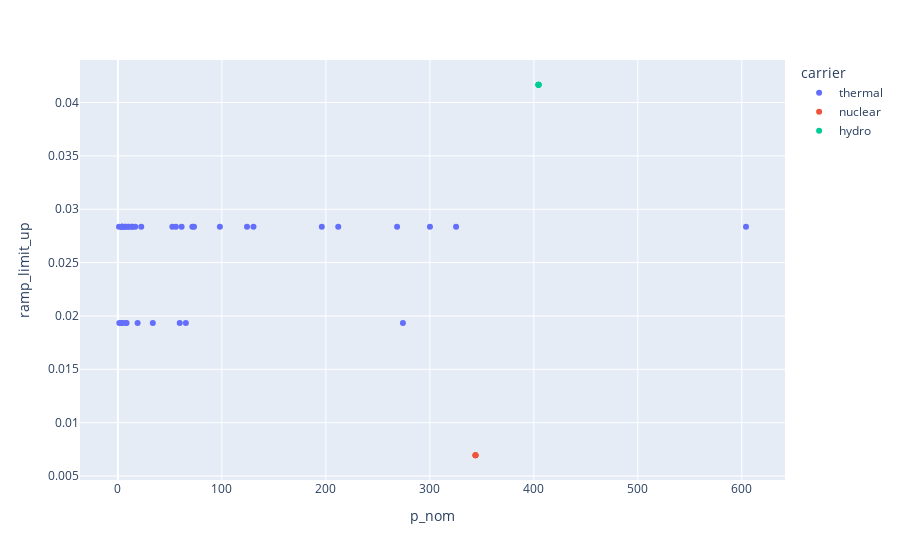

The notebook cell saved with this chart:
### Code cell
dispatcher.plot_ramps()

### Figure 1 — Plotly figure (JSON) as saved in the notebook; plotly's stock layout.template omitted (floating-point values rounded to 4 significant figures)
{"data": [{"customdata": [["gen_5_1"], ["gen_9_3"], ["gen_14_5"], ["gen_18_7"], ["gen_23_8"], ["gen_30_12"], ["gen_31_13"], ["gen_33_14"], ["gen_35_15"], ["gen_41_17"], ["gen_45_18"], ["gen_54_21"], ["gen_55_22"], ["gen_60_24"], ["gen_65_27"], ["gen_68_28"], ["gen_69_29"], ["gen_71_30"], ["gen_72_31"], ["gen_73_32"], ["gen_75_33"], ["gen_76_34"], ["gen_79_35"], ["gen_81_36"], ["gen_84_37"], ["gen_86_38"], ["gen_89_40"], ["gen_90_41"], ["gen_91_42"], ["gen_98_43"], ["gen_102_45"], ["gen_103_46"], ["gen_104_47"], ["gen_109_49"], ["gen_110_50"], ["gen_112_52"], ["gen_115_53"]], "hoverlabel": {"namelength": 0}, "hovertemplate": "carrier=thermal<br>p_nom=%{x}<br>ramp_limit_up=%{y}<br>name=%{customdata[0]}", "legendgroup": "thermal", "marker": {"color": "#636efa", "symbol": "circle"}, "mode": "markers", "name": "thermal", "showlegend": true, "type": "scatter", "x": [3.7, 274.1, 59.5, 65.4, 4.1, 33.6, 19, 8.4, 7.5, 1.4, 4, 52.4, 71.6, 124.2, 604, 300.1, 13.4, 4.6, 7.6, 16.7, 9.7, 14.1, 211.9, 98.1, 1.1, 325.2, 10.7, 4, 268.5, 196.1, 6.6, 73.2, 22.5, 4, 130.4, 61.3, 55.8], "xaxis": "x", "y": [0.01934, 0.01934, 0.01934, 0.01934, 0.01934, 0.01934, 0.01934, 0.01934, 0.01934, 0.01934, 0.02837, 0.02837, 0.02837, 0.02837, 0.02837, 0.02837, 0.02837, 0.02837, 0.02837, 0.02837, 0.02837, 0.02837, 0.02837, 0.02837, 0.02837, 0.02837, 0.02837, 0.02837, 0.02837, 0.02837, 0.02837, 0.02837, 0.02837, 0.02837, 0.02837, 0.02837, 0.02837], "yaxis": "y"}, {"customdata": [["gen_7_2"], ["gen_25_9"], ["gen_64_26"]], "hoverlabel": {"namelength": 0}, "hovertemplate": "carrier=nuclear<br>p_nom=%{x}<br>ramp_limit_up=%{y}<br>name=%{customdata[0]}", "legendgroup": "nuclear", "marker": {"color": "#EF553B", "symbol": "circle"}, "mode": "markers", "name": "nuclear", "showlegend": true, "type": "scatter", "x": [343.9, 343.9, 343.9], "xaxis": "x", "y": [0.006944, 0.006944, 0.006944], "yaxis": "y"}, {"customdata": [["gen_11_4"], ["gen_17_6"], ["gen_53_20"], ["gen_58_23"]], "hoverlabel": {"namelength": 0}, "hovertemplate": "carrier=hydro<br>p_nom=%{x}<br>ramp_limit_up=%{y}<br>name=%{customdata[0]}", "legendgroup": "hydro", "marker": {"color": "#00cc96", "symbol": "circle"}, "mode": "markers", "name": "hydro", "showlegend": true, "type": "scatter", "x": [404.5, 404.5, 404.5, 404.5], "xaxis": "x", "y": [0.04167, 0.04167, 0.04167, 0.04167], "yaxis": "y"}], "layout": {"legend": {"title": {"text": "carrier"}, "tracegroupgap": 0}, "margin": {"t": 60}, "xaxis": {"anchor": "y", "domain": [0, 1], "title": {"text": "p_nom"}}, "yaxis": {"anchor": "x", "domain": [0, 1], "title": {"text": "ramp_limit_up"}}}}
